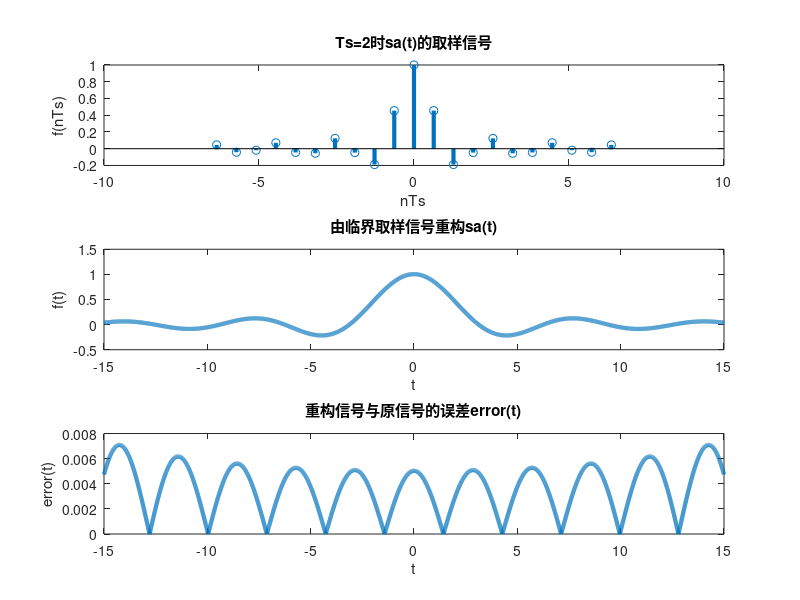

The MATLAB source for this figure:
% 取样
figure(1);
wm = 1; %信号的最大频率
Ts = 2;%采样间隔
ws = 2 * pi/Ts; %信号的采样频率
wc = 1.1*wm;%滤波器的截止频率
N = 10;%时域采样点数
n = -N:N;
nTs = n * Ts;%采样数据的采样时间
fs = sinc(nTs/pi);%完成采样
subplot(311);
stem(nTs/pi,fs,'LineWidth',3);
xlabel("nTs");
ylabel("f(nTs)");
title("Ts=2时sa(t)的取样信号");
% 重建
Dt = 0.005;
t = -15:Dt:15;
fa = Ts*wc/pi * fs * sinc((wc/pi)*(ones(length(nTs),1)*t-nTs'*ones(1,length(t))));
subplot(312);
plot(t,fa,'LineWidth',3);
xlabel("t");
ylabel("f(t)");
title("由临界取样信号重构sa(t)");
% 展示误差
error = abs(fa-sinc(t/pi));
subplot(313);
plot(t,error,'LineWidth',3);
xlabel("t");
ylabel("error(t)");
title("重构信号与原信号的误差error(t)");
